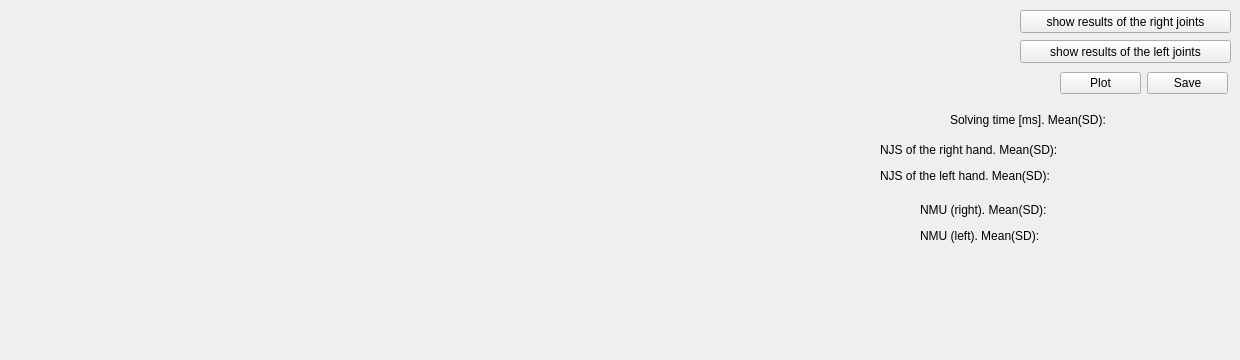
          <widget class="QWidget" name="tab_task_dual">
           <attribute name="title">
            <string>Dual-arm</string>
           </attribute>
           <widget class="QWidget" name="layoutWidget_4">
            <property name="geometry">
             <rect>
              <x>10</x>
              <y>10</y>
              <width>851</width>
              <height>341</height>
             </rect>
            </property>
            <layout class="QVBoxLayout" name="verticalLayout_15">
             <item>
              <layout class="QHBoxLayout" name="horizontalLayout_36">
               <item>
                <widget class="QWidget" name="plot_hand_pos_task_right" native="true"/>
               </item>
               <item>
                <widget class="QCustomPlot" name="plot_hand_vel_task_right" native="true"/>
               </item>
              </layout>
             </item>
             <item>
              <layout class="QHBoxLayout" name="horizontalLayout_37">
               <item>
                <widget class="QWidget" name="plot_hand_pos_task_left" native="true"/>
               </item>
               <item>
                <widget class="QCustomPlot" name="plot_hand_vel_task_left" native="true"/>
               </item>
              </layout>
             </item>
            </layout>
           </widget>
           <widget class="QWidget" name="layoutWidget_5">
            <property name="geometry">
             <rect>
              <x>950</x>
              <y>110</y>
              <width>281</width>
              <height>20</height>
             </rect>
            </property>
            <layout class="QHBoxLayout" name="horizontalLayout_38">
             <item>
              <widget class="QLabel" name="label_solv_time_task_dual">
               <property name="text">
                <string>Solving time [ms]. Mean(SD):</string>
               </property>
              </widget>
             </item>
             <item>
              <widget class="QLabel" name="label_solv_time_task_dual_value">
               <property name="text">
                <string/>
               </property>
              </widget>
             </item>
            </layout>
           </widget>
           <widget class="QWidget" name="layoutWidget_6">
            <property name="geometry">
             <rect>
              <x>1060</x>
              <y>70</y>
              <width>168</width>
              <height>27</height>
             </rect>
            </property>
            <layout class="QHBoxLayout" name="horizontalLayout_39">
             <item>
              <widget class="QPushButton" name="pushButton_plot_task_dual">
               <property name="text">
                <string>Plot</string>
               </property>
              </widget>
             </item>
             <item>
              <widget class="QPushButton" name="pushButton_save_res_task_dual">
               <property name="text">
                <string>Save</string>
               </property>
              </widget>
             </item>
            </layout>
           </widget>
           <widget class="QPushButton" name="pushButton_joints_results_task_right">
            <property name="geometry">
             <rect>
              <x>1020</x>
              <y>10</y>
              <width>211</width>
              <height>23</height>
             </rect>
            </property>
            <property name="text">
             <string>show results of the right joints</string>
            </property>
           </widget>
           <widget class="QPushButton" name="pushButton_joints_results_task_left">
            <property name="geometry">
             <rect>
              <x>1020</x>
              <y>40</y>
              <width>211</width>
              <height>23</height>
             </rect>
            </property>
            <property name="text">
             <string>show results of the left joints</string>
            </property>
           </widget>
           <widget class="QWidget" name="layoutWidget">
            <property name="geometry">
             <rect>
              <x>880</x>
              <y>140</y>
              <width>351</width>
              <height>46</height>
             </rect>
            </property>
            <layout class="QVBoxLayout" name="verticalLayout_16">
             <item>
              <layout class="QHBoxLayout" name="horizontalLayout_41">
               <item>
                <widget class="QLabel" name="label_cost_hand_right_task">
                 <property name="text">
                  <string>NJS of the right hand. Mean(SD): </string>
                 </property>
                </widget>
               </item>
               <item>
                <widget class="QLabel" name="label_cost_hand_right_value_task">
                 <property name="text">
                  <string/>
                 </property>
                </widget>
               </item>
              </layout>
             </item>
             <item>
              <layout class="QHBoxLayout" name="horizontalLayout_42">
               <item>
                <widget class="QLabel" name="label_cost_hand_left_task">
                 <property name="text">
                  <string>NJS of the left hand. Mean(SD): </string>
                 </property>
                </widget>
               </item>
               <item>
                <widget class="QLabel" name="label_cost_hand_left_value_task">
                 <property name="text">
                  <string/>
                 </property>
                </widget>
               </item>
              </layout>
             </item>
            </layout>
           </widget>
           <widget class="QWidget" name="layoutWidget">
            <property name="geometry">
             <rect>
              <x>920</x>
              <y>200</y>
              <width>311</width>
              <height>46</height>
             </rect>
            </property>
            <layout class="QVBoxLayout" name="verticalLayout_17">
             <item>
              <layout class="QHBoxLayout" name="horizontalLayout_44">
               <item>
                <widget class="QLabel" name="label_nmu_hand_right_task">
                 <property name="text">
                  <string>NMU (right). Mean(SD): </string>
                 </property>
                </widget>
               </item>
               <item>
                <widget class="QLabel" name="label_nmu_hand_right_value_task">
                 <property name="text">
                  <string/>
                 </property>
                </widget>
               </item>
              </layout>
             </item>
             <item>
              <layout class="QHBoxLayout" name="horizontalLayout_45">
               <item>
                <widget class="QLabel" name="label_nmu_hand_left_task">
                 <property name="text">
                  <string>NMU (left). Mean(SD): </string>
                 </property>
                </widget>
               </item>
               <item>
                <widget class="QLabel" name="label_nmu_hand_left_value_task">
                 <property name="text">
                  <string/>
                 </property>
                </widget>
               </item>
              </layout>
             </item>
            </layout>
           </widget>
          </widget>
